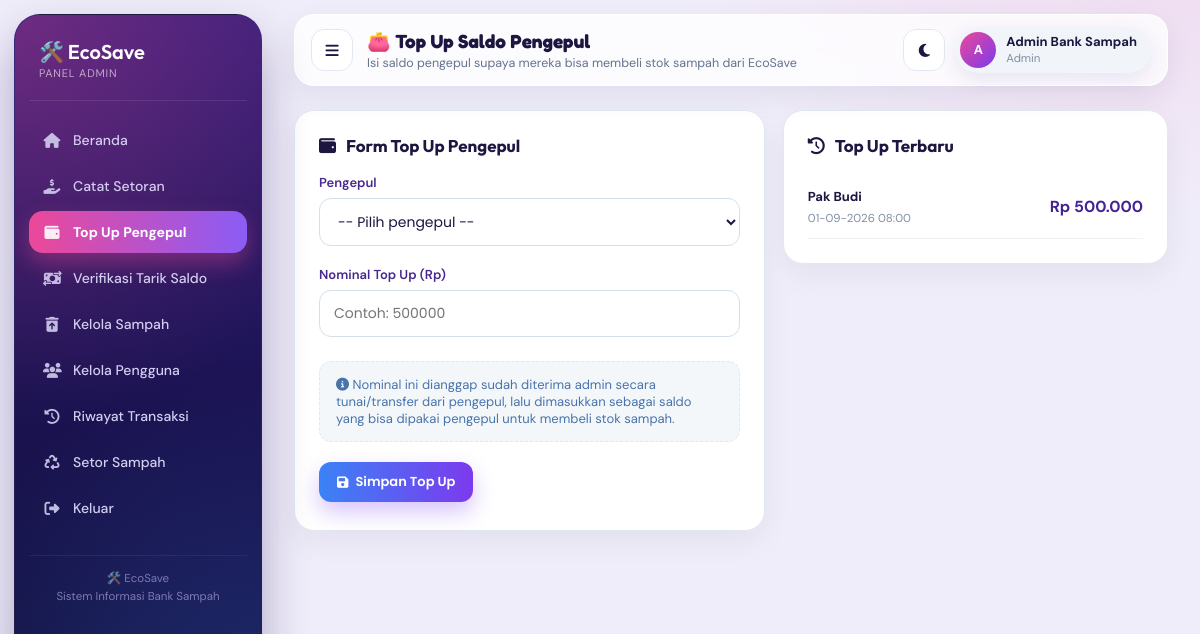
Page /topup_pengepul.php (signed in) on the committed database.
### tables this page shows
CREATE TABLE topup_pengepul (
  id_topup INT AUTO_INCREMENT PRIMARY KEY,
  id_user INT NOT NULL,
  nominal INT NOT NULL,
  tanggal DATETIME NOT NULL,
  FOREIGN KEY (id_user) REFERENCES users(id_user)
);

CREATE TABLE users (
  id_user INT AUTO_INCREMENT PRIMARY KEY,
  nama VARCHAR(100) NOT NULL,
  username VARCHAR(50) NOT NULL UNIQUE,
  password VARCHAR(255) NOT NULL,
  role ENUM('admin','siswa','guru','pengepul') DEFAULT 'siswa',
  saldo INT DEFAULT 0
);

### topup_pengepul.php (the view, shortened to what this page needs)
<?php
include "koneksi.php";
$nama_admin = $_SESSION['nama'];
function rupiah($angka)
{
    return "Rp " . number_format($angka, 0, ',', '.');
}
$query_pengepul = mysqli_query(
    $koneksi,
    "SELECT id_user, nama, username, saldo FROM users
     WHERE role = 'pengepul'
     ORDER BY nama ASC"
);
$query_riwayat = mysqli_query(
    $koneksi,
    "SELECT tp.nominal, tp.tanggal, u.nama
     FROM topup_pengepul tp
     JOIN users u ON tp.id_user = u.id_user
     ORDER BY tp.tanggal DESC
     LIMIT 8"
);
?>
<!DOCTYPE html>
<html lang="id">
<head>
    <link rel="stylesheet" href="https://cdnjs.cloudflare.com/ajax/libs/font-awesome/6.5.2/css/all.min.css">
    <link rel="stylesheet" href="assets/tema.css">
</head>
<body>
    <aside class="sidebar">
        <div class="logo">
            🛠️ EcoSave
            <span>Panel Admin</span>
        </div>
        <ul class="menu">
            <li>
                <a href="dashboard_admin.php" class="">
                    <i class="fa-solid fa-house"></i>
                    <span>Beranda</span>
                </a>
            </li>
            <li>
                <a href="setor_admin.php" class="">
                    <i class="fa-solid fa-hand-holding-dollar"></i>
                    <span>Catat Setoran</span>
                </a>
            </li>
            <li>
                <a href="topup_pengepul.php" class="active">
                    <i class="fa-solid fa-wallet"></i>
                    <span>Top Up Pengepul</span>
                </a>
            </li>
            <li>
                <a href="verifikasi_tarik.php" class="">
                    <i class="fa-solid fa-money-bill-transfer"></i>
                    <span>Verifikasi Tarik Saldo</span>
                </a>
            </li>
            <li>
                <a href="kelola_sampah.php" class="">
                    <i class="fa-solid fa-trash-can-arrow-up"></i>
                    <span>Kelola Sampah</span>
                </a>
            </li>
            <li>
                <a href="kelola_user.php" class="">
                    <i class="fa-solid fa-users"></i>
                    <span>Kelola Pengguna</span>
                </a>
            </li>
            <li>
                <a href="riwayat_admin.php" class="">
                    <i class="fa-solid fa-clock-rotate-left"></i>
                    <span>Riwayat Transaksi</span>
                </a>
            </li>
            <li>
                <a href="setor_sampah.php">
                    <i class="fa-solid fa-recycle"></i>
                    <span>Setor Sampah</span>
                </a>
            </li>
            <li>
                <a href="logout.php">
                    <i class="fa-solid fa-right-from-bracket"></i>
                    <span>Keluar</span>
                </a>
            </li>
        </ul>
        <div class="sidebar-footer">
            🛠️ EcoSave<br>
            Sistem Informasi Bank Sampah
        </div>
    </aside>
    <main class="main">
        <div class="topbar">
            <div>
                <h1>👛 Top Up Saldo Pengepul</h1>
                <p>Isi saldo pengepul supaya mereka bisa membeli stok sampah dari EcoSave</p>
            </div>
            <div class="profile">
                <div class="profile-icon"><?= strtoupper(substr($nama_admin, 0, 1)) ?></div>
                <div>
                    <b><?= htmlspecialchars($nama_admin) ?></b><br>
                    <span style="color:#818fa1;">Admin</span>
                </div>
            </div>
        </div>
        <div class="grid-2">
            <div class="box">
                <div class="box-header">
                    <h2><i class="fa-solid fa-wallet"></i> Form Top Up Pengepul</h2>
                </div>
                <?php if (mysqli_num_rows($query_pengepul) === 0): ?>
                    <div class="empty-state">
                        <i class="fa-solid fa-triangle-exclamation"></i>
                        Belum ada akun pengepul terdaftar. Tambahkan dulu di menu Kelola Pengguna.
                    </div>
                <?php else: ?>
                <form action="proses_topup_pengepul.php" method="POST">
                    <div class="form-grid">
                        <div class="form-group full">
                            <label>Pengepul</label>
                            <select name="id_user" required>
                                <option value="">-- Pilih pengepul --</option>
                            </select>
                        </div>
                        <div class="form-group full">
                            <label>Nominal Top Up (Rp)</label>
                            <input type="number" step="1000" min="1000" name="nominal" id="nominal" placeholder="Contoh: 500000" required>
                        </div>
                        <div class="form-group full">
                            <div class="hint-box">
                                <i class="fa-solid fa-circle-info"></i> Nominal ini dianggap sudah diterima admin secara tunai/transfer dari pengepul, lalu dimasukkan sebagai saldo yang bisa dipakai pengepul untuk membeli stok sampah.
                            </div>
                        </div>
                        <div class="form-group full">
                            <button type="submit" class="btn btn-primary">
                                <i class="fa-solid fa-floppy-disk"></i> Simpan Top Up
                            </button>
                        </div>
                    </div>
                </form>
                <?php endif; ?>
            </div>
            <div class="table-box">
                <div class="table-header">
                    <h2><i class="fa-solid fa-clock-rotate-left"></i> Top Up Terbaru</h2>
                </div>
                <?php if (mysqli_num_rows($query_riwayat) > 0): ?>
                    <?php while ($row = mysqli_fetch_assoc($query_riwayat)): ?>
                        <div style="display:flex; justify-content:space-between; align-items:center; padding:11px 0; border-bottom:1px solid #edf2f6;">
                            <div>
                                <b style="font-size:13px;"><?= htmlspecialchars($row['nama']) ?></b><br>
                                <span style="font-size:11.5px; color:#818fa1;">
                                    <?= date('d-m-Y H:i', strtotime($row['tanggal'])) ?>
                                </span>
                            </div>
                            <div class="total-cell"><?= rupiah($row['nominal']) ?></div>
                        </div>
                    <?php endwhile; ?>
                <?php endif; ?>
            </div>
        </div>
    </main>
</body>
</html>

### assets/tema.css (style rules this page uses)
:root { --t-navy-1: #2f1d78; --t-navy-2: #0f0d33; --t-em: #10b981; --t-em-2: #34d399; --t-em-dk: #047857; --t-pink: #ec4899; --t-purple: #7c3aed; --t-blue: #3b82f6; --t-amber: #f5b942; --t-bg: #f0edfa; --t-surface: #ffffff; --t-ink: #1d1640; --t-muted: #64748b; --t-line: #e1e8f0; --t-radius: 20px; --t-sb-w: 248px; }
* { font-family: 'DM Sans', system-ui, sans-serif; }
h1, h2, h3, .logo, .card-value, .badge-name, .saldo-hero h2, .summary-value { font-family: 'Outfit', 'DM Sans', sans-serif; }
body { background: radial-gradient(900px 500px at 100% -10%, rgba(236, 72, 153, .12), transparent 60%), radial-gradient(700px 500px at -10% 110%, rgba(59, 130, 246, .14), transparent 60%), var(--t-bg); background-attachment: fixed; color: var(--t-ink); }
.sidebar { left: 14px; top: 14px; width: var(--t-sb-w); height: calc(100vh - 28px); padding: 22px 14px 18px; border-radius: 26px; background: linear-gradient(185deg, var(--t-navy-1) 0%, #1b1352 50%, var(--t-navy-2) 100%); box-shadow: 0 24px 48px rgba(31, 18, 90, .32); border: 1px solid rgba(255, 255, 255, .06); transition: transform .3s ease; z-index: 100; }
.sidebar::before { background-image: radial-gradient(circle at 0% 0%, rgba(236, 72, 153, .34), transparent 50%), radial-gradient(circle at 100% 100%, rgba(59, 130, 246, .30), transparent 50%); background-size: auto; }
.sidebar .logo { text-align: left; font-size: 20px; padding: 2px 10px 20px; margin-bottom: 18px; border-bottom: 1px solid rgba(255, 255, 255, .09); color: #fff; }
.sidebar .logo span { font-size: 11px; opacity: .6; margin-top: 2px; letter-spacing: .8px; text-transform: uppercase; }
.sidebar .menu li { margin: 4px 0; }
.sidebar .menu a { display: flex; align-items: center; gap: 12px; padding: 12px 14px; border-radius: 14px; color: #d3cdf0; font-size: 14px; font-weight: 500; transform: none; transition: background .2s, color .2s; }
.sidebar .menu a i { width: 18px; text-align: center; font-size: 15px; opacity: .9; }
.sidebar .menu a.active { background: linear-gradient(90deg, var(--t-pink), #8b5cf6); color: #fff; font-weight: 700; box-shadow: 0 10px 22px rgba(236, 72, 153, .38); transform: none; }
.sidebar .sidebar-footer { color: #a79fd6; font-size: 11.5px; border-top: 1px solid rgba(255, 255, 255, .09); padding-top: 14px; }
.main { margin-left: calc(var(--t-sb-w) + 28px); padding: 14px 32px 40px 18px; transition: margin-left .3s ease; }
.topbar, .main > .header { position: sticky; top: 12px; z-index: 50; display: flex; align-items: center; justify-content: space-between; flex-wrap: nowrap; gap: 14px; margin: 0 0 24px; padding: 12px 16px; background: rgba(255, 255, 255, .78); -webkit-backdrop-filter: blur(14px); backdrop-filter: blur(14px); border: 1px solid rgba(255, 255, 255, .9); border-radius: var(--t-radius); box-shadow: 0 10px 28px rgba(15, 34, 56, .07); }
.tb-judul h1 { font-size: 19px; font-weight: 700; color: var(--t-ink); line-height: 1.25; }
.tb-judul p { font-size: 12.5px; color: var(--t-muted); margin-top: 2px; }
.profile { display: flex; align-items: center; gap: 10px; padding: 5px 14px 5px 5px; border-radius: 999px; background: #f1f5f9; font-size: 13px; line-height: 1.25; color: var(--t-ink); }
.profile span { font-size: 11.5px; }
.profile-icon { width: 36px; height: 36px; border-radius: 50%; display: grid; place-items: center; font-weight: 700; color: #fff; background: linear-gradient(135deg, var(--t-pink), var(--t-purple)); box-shadow: none; }
.card, .box, .table-box, .impact-box, .chart-box, .badge-card, .summary-card { border-radius: var(--t-radius); border: 1px solid var(--t-line); box-shadow: 0 10px 30px rgba(15, 34, 56, .06); }
.box h2, .table-header h2, .impact-box h2 { font-size: 17px; color: var(--t-ink); }
input, select, textarea { border-radius: 12px; border: 1.5px solid #d6e0ea; background: #fff; color: var(--t-ink); transition: border-color .2s, box-shadow .2s; }
.submit-btn, .btn:not(.btn-danger):not(.btn-warning):not(.btn-secondary) { border-radius: 12px; font-weight: 600; transition: transform .15s, box-shadow .2s, filter .2s; }
.submit-btn, .btn-primary { background: linear-gradient(90deg, var(--t-blue), var(--t-purple)); color: #fff; box-shadow: 0 10px 22px rgba(124, 58, 237, .30); }

### rows in the picture
topup_pengepul: id_user.nama "Pak Budi", tanggal "01-09-2026 08:00", nominal "Rp 500.000"

### other values in the picture
substr($nama_admin, 0, 1) "A"
$nama_admin "Admin Bank Sampah"
